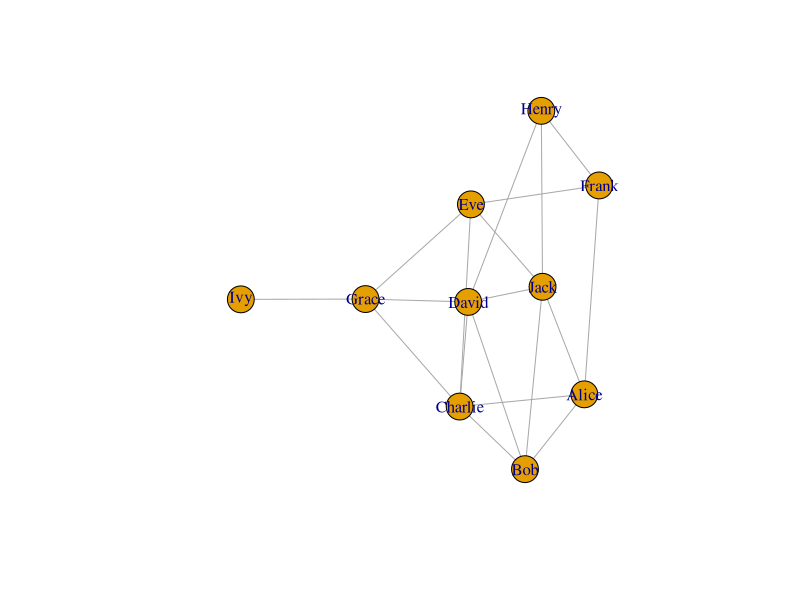

The R script that drew this image:
## ---- chunk 1
# Install packages
install.packages("igraph")
install.packages("tidyverse")
install.packages("renv")
## ---- chunk 2
library(igraph)
library(tidyverse)
## ---- chunk 3
# Start from a random network
df <- tibble(
  Person1 = c("Alice", "Alice", "Alice", "Bob", "Bob", "Charlie", "Charlie", "Charlie", "David", "David", "Eve", "Eve", "Frank", "Grace", "Jack", "Jack", "Jack", "Jack", "Jack"),
  Person2 = c("Bob", "Charlie", "Frank", "Charlie", "David", "David", "Eve", "Grace", "Grace", "Henry", "Frank", "Grace", "Henry", "Ivy", "Alice", "Bob", "David", "Eve", "Henry")
)


# Convert to igraph
g <- graph.data.frame(d = df, directed = FALSE)
## ---- chunk 4
# Plot graph
plot(g)#, layout = layout_with_fr(g), vertex.size = 20)
## ---- chunk 5
# Calculate measures
diameter(g)
assortativity.degree(g)
edge_density(g)
transitivity(g, type = "average", isolates="zero")
transitivity(g)

